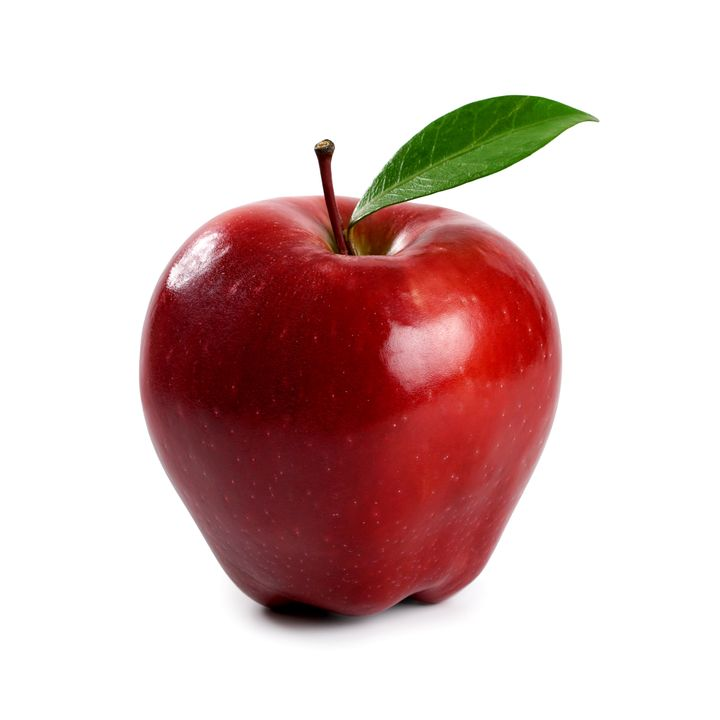
%> input picture images/apple.jpg, 720 x 720 px
$ octave binaryImage.m   (GNU Octave 9; MATLAB toolbox functions it lacks are replaced by stand-ins)
%> lines starting %> are read from the running program, lines starting %| are printed output that depends on the picture; in (x1, y1, x2, y2) boxes, pixels count from 0 and x2, y2 are one past the last pixel; in counts of white or black regions, pixels touching at a corner belong together; the program's own positions count from 1
clc;
clear;
close all hidden;
close all;

% BINARY IMAGE CONVERSION
% Gray Scale Image Conversion
img = 'apple.jpg';
im = imread(img);
%> im is the input picture: size 720x720x3 uint8; mean R, G, B 218.2, 191.9, 190.1
intensities = [0.21, 0.72, 0.07];
gray = intensities(1)*im(:,:,1) + intensities(2)*im(:,:,2) + intensities(3)*im(:,:,3);
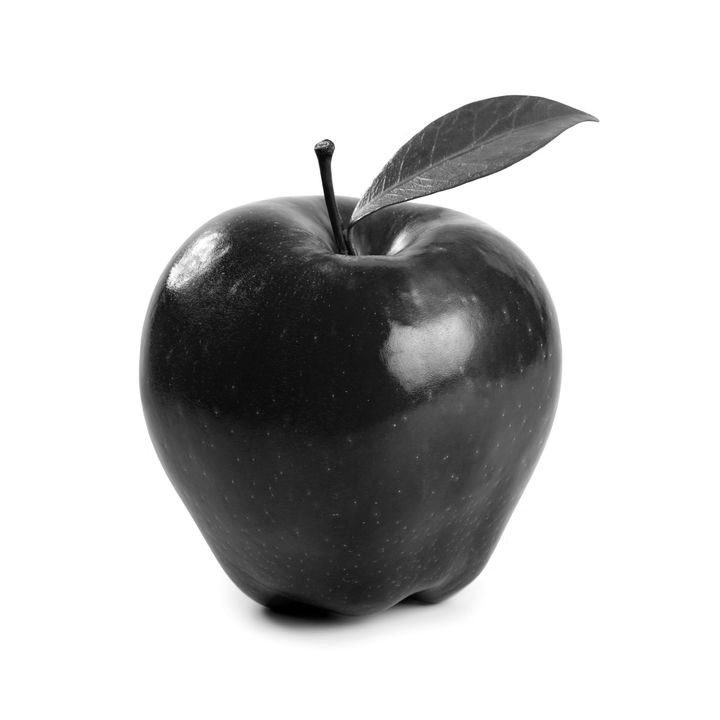
%> gray: size 720x720 uint8; min 0, max 255, mean 197.3
figure(1);
subplot(1,3,1), imshow(im), title('Color Image');
subplot(1,3,2), imshow(gray), title('Gray Scale Image');

% Binary Image Conversion
threshold = 256/2;
binary = gray > threshold;
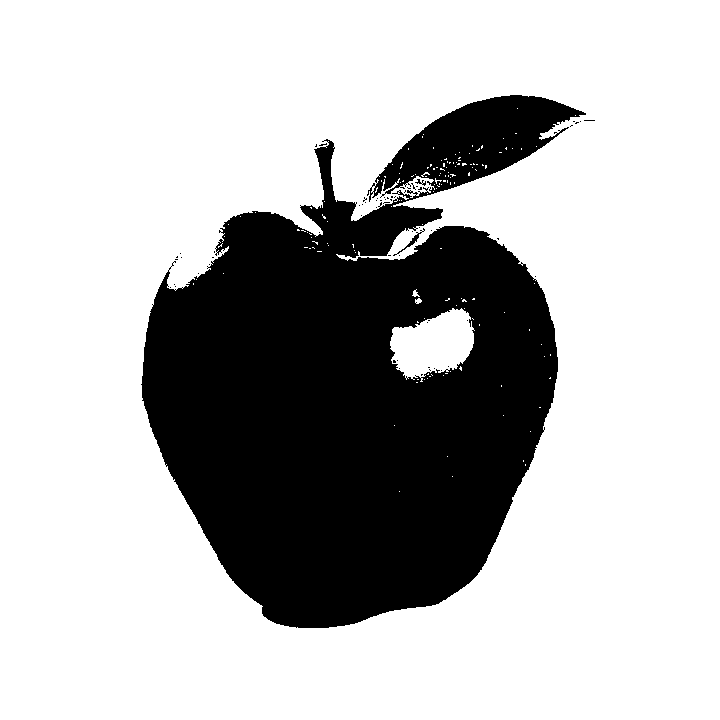
%> binary: size 720x720 logical; 72.7% white; 62 black regions (59 under 20 px), largest, box (x1, y1, x2, y2) and area: (141, 95, 586, 628) 141432, (393, 228, 425, 256) 97, (415, 179, 426, 186) 31
subplot(1,3,3), imshow(binary), title('Binary Image');
